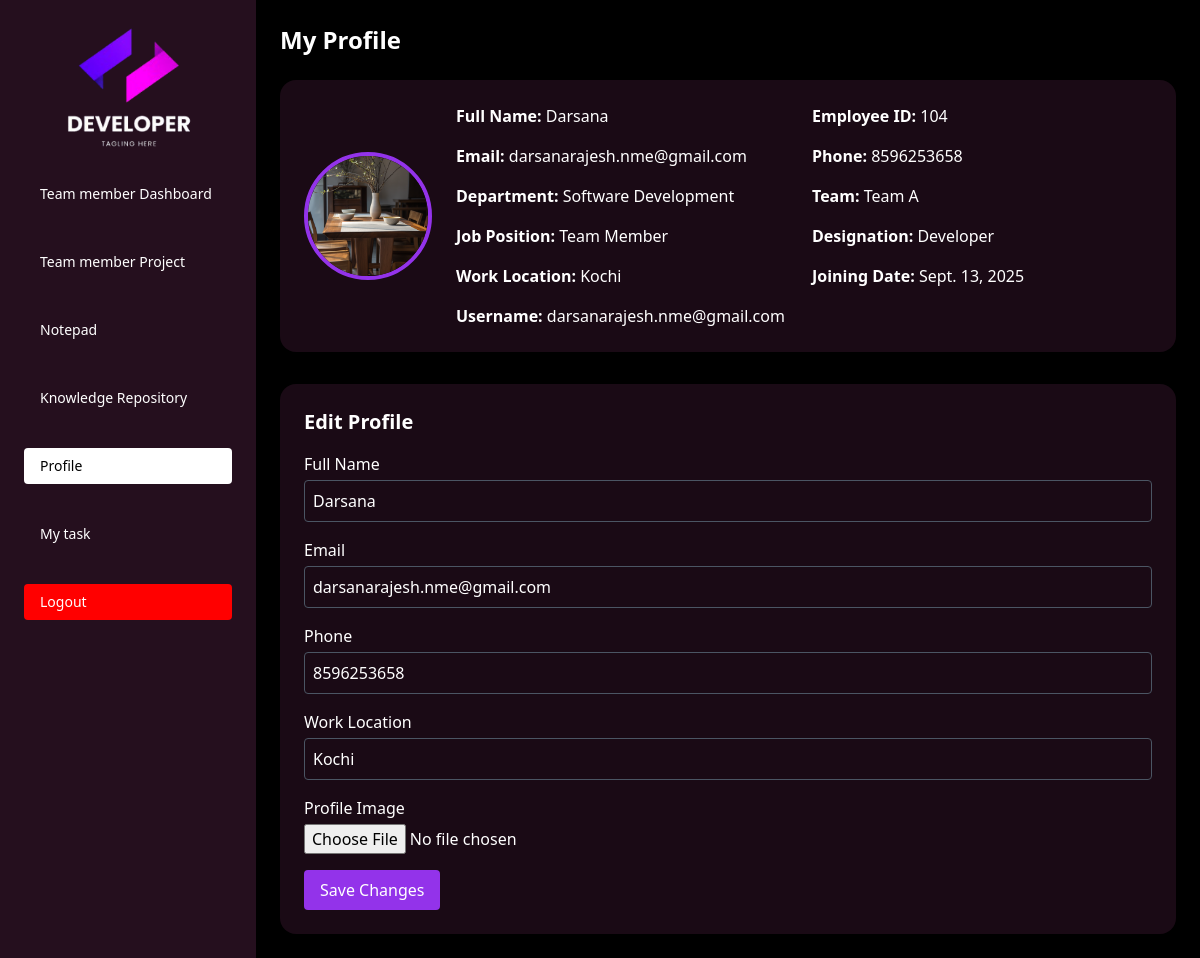
Before: /teammember_profile/ (signed in) with the older database file.
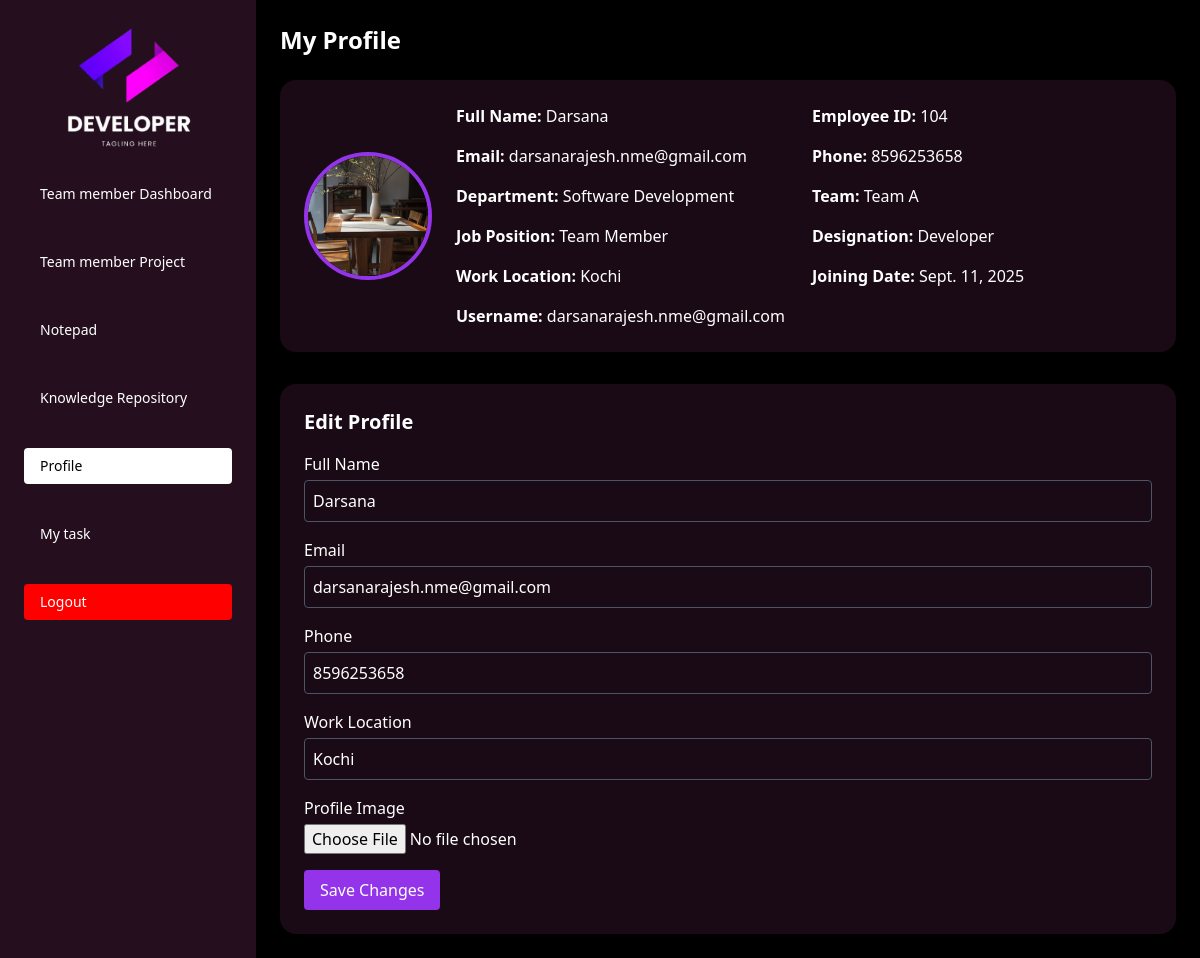
After: the same page with the newer database file.
### monitoringapp/models.py (models this page shows, shortened)
class User(models.Model):
    STATUS_CHOICES = (
        ('active', 'Active'),
        ('inactive', 'Inactive'),
    )
    name = models.CharField(max_length=150)
    employee_id = models.CharField(max_length=50, unique=True)
    email = models.EmailField(unique=True)
    phone = models.CharField(max_length=15, blank=True, null=True)
    department = models.ForeignKey(Department, on_delete=models.SET_NULL, null=True)
    team = models.ForeignKey(Team, on_delete=models.SET_NULL, null=True, blank=True)
    job_Position = models.CharField(max_length=100)
    designation = models.CharField(max_length=100)
    work_location = models.CharField(max_length=150, blank=True, null=True)
    joining_date = models.DateField(auto_now_add=True)
    username = models.CharField(max_length=100, unique=True)
    password = models.CharField(max_length=128)
    status = models.CharField(max_length=10, choices=STATUS_CHOICES, default='inactive')
    profile_image = models.ImageField(upload_to='user_images/', blank=True, null=True)
    last_login_time = models.DateTimeField(null=True, blank=True)
    last_logout_time = models.DateTimeField(null=True, blank=True)

class Department(models.Model):
    name = models.CharField(max_length=100, unique=True)

class Team(models.Model):
    name = models.CharField(max_length=100, unique=True)

### monitoringapp/views.py (the view, shortened to what this page needs)
# urls.py: path("teammember_profile/", views.teammember_profile, name="teammember_profile"),
def teammember_profile(request):
    user = get_object_or_404(User, id=request.session.get("user_id"))
    return render(request, "teammember_profile.html", {"user": user})

### monitoringapp/templates/teammember_profile.html (shortened to what the changed rows need)
{% load static %}
{% load tz %}
<!DOCTYPE html>
<html lang="en">
<head>
  <script src="https://cdn.tailwindcss.com"></script>
  <link rel="stylesheet" href="{% static 'css/admin.css' %}">
</head>
<body class="bg-black text-white font-sans select-none">
<div class="ml-0 md:ml-64 p-6 max-md:mt-20">
  <h1 class="text-2xl font-bold mb-6">My Profile</h1>
  <div class="bg-[#250f1e]/70 rounded-2xl p-6 shadow-lg flex flex-col md:flex-row gap-6 items-center">
    <div class="flex-shrink-0">
      {% if user.profile_image %}
        <img src="{{ user.profile_image.url }}" class="w-32 h-32 rounded-full object-cover border-4 border-purple-600">
      {% else %}
        <img src="{% static 'images/default-user.png' %}" class="w-32 h-32 rounded-full object-cover border-4 border-purple-600">
      {% endif %}
    </div>
    <div class="flex-1 grid grid-cols-1 md:grid-cols-2 gap-4">
      <p><span class="font-semibold">Full Name:</span> {{ user.name }}</p>
      <p><span class="font-semibold">Employee ID:</span> {{ user.employee_id }}</p>
      <p><span class="font-semibold">Email:</span> {{ user.email }}</p>
      <p><span class="font-semibold">Phone:</span> {{ user.phone }}</p>
      <p><span class="font-semibold">Department:</span> {{ user.department.name }}</p>
      <p><span class="font-semibold">Team:</span> {{ user.team.name }}</p>
      <p><span class="font-semibold">Job Position:</span> {{ user.job_Position }}</p>
      <p><span class="font-semibold">Designation:</span> {{ user.designation }}</p>
      <p><span class="font-semibold">Work Location:</span> {{ user.work_location }}</p>
      <p><span class="font-semibold">Joining Date:</span> {{ user.joining_date }}</p>
      <p><span class="font-semibold">Username:</span> {{ user.username }}</p>
    </div>
  </div>
  <div class="mt-8 bg-[#250f1e]/70 rounded-2xl p-6 shadow-lg">
    <h2 class="text-xl font-semibold mb-4">Edit Profile</h2>
    <form method="POST" enctype="multipart/form-data" class="space-y-4">
      <div>
        <label class="block mb-1">Full Name</label>
        <input type="text" name="name" value="{{ user.name }}" class="w-full p-2 rounded bg-black border border-gray-600 text-white">
      </div>
      <div>
        <label class="block mb-1">Email</label>
        <input type="email" name="email" value="{{ user.email }}" class="w-full p-2 rounded bg-black border border-gray-600 text-white">
      </div>
      <div>
        <label class="block mb-1">Phone</label>
        <input type="text" name="phone" value="{{ user.phone }}" class="w-full p-2 rounded bg-black border border-gray-600 text-white">
      </div>
      <div>
        <label class="block mb-1">Work Location</label>
        <input type="text" name="work_location" value="{{ user.work_location }}" class="w-full p-2 rounded bg-black border border-gray-600 text-white">
      </div>
    </form>
  </div>
</div>
</body>
</html>

Changed rows visible on the page:
changed User "Darsana": joining_date "Sept. 13, 2025" → "Sept. 11, 2025"
